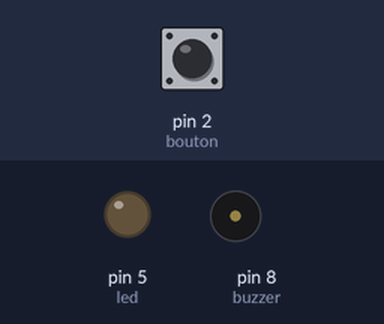
This sketch was run on a simulated Arduino Uno, built with avr-gcc and run on an emulated ATmega328P. On the bench: output pins drawn as LEDs (lit = HIGH), buzzer (waves = sounding). The test bench sets the inputs (shaded band); at power-on: pin 2 (bouton) HIGH.

Above: at 1.2 s.
1.3 s: pin 2 (bouton) pulled LOW for 0.15 s
At 1.37 s:
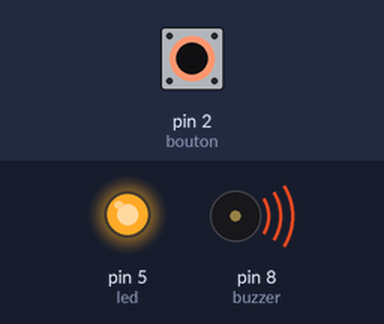
2.9 s: pin 2 (bouton) pulled LOW for 3.2 s
At 6.9 s:
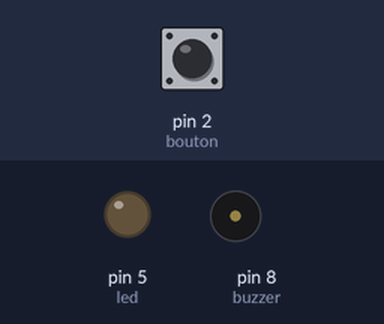
Timing chart, 0 to 8.4 s (numbered marks = the images above; inputs shaded):
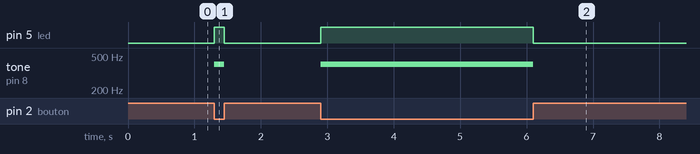

Measured:
- after the input at 1.3 s, pin 5 (led): LOW → HIGH at once, → LOW 0.15 s later; tone on pin 8 (buzzer): silent → 400 Hz at once, → silent 0.15 s later
- after the input at 2.9 s, pin 5 (led): LOW → HIGH at once, → LOW 3.2 s later; tone on pin 8 (buzzer): silent → 400 Hz at once, → silent 3.2 s later

The sketch:

bouton_buzzer.ino
```cpp
/*
  Ecole Supérieure Polytehnique de Dakar
  DUT2TR & DST2TR 2016-2017
  Applications électroniques dédiées aux réseaux et télécommunications
  TP1 – Montages électroniques à base d’Arduino
  # Application : Commander une LED et un buzzer à l’aide d’un bouton poussoir
*/

// Déclaration des variriables
const int led = 5;    // broche numérique ou sera branchéd la LED
const int buzzer = 8; // broche numérique ou sera branchée le buzzer
const int bouton = 2; // broche numérique ou sera branchée le bouton poussoir
int etatBouton;       // conserve l'état du bouton cad appuie ou relache

void setup()
{
    pinMode(led, OUTPUT);     // C'est le microcontrôleur qui fournit le courant à la LED
    pinMode(buzzer, OUTPUT);  // C'est le microcontrôleur qui fournit le courant au buzzer
    pinMode(bouton, INPUT);   // Le microcontrôleur recoit un courant (signal) issue du bouton
    digitalWrite(bouton, HIGH); // Activation pull-up interne
}

void loop()
{
    // Lecture état bouton, deux valeurs possibles : LOW ou HIGH
    etatBouton = digitalRead(bouton);
    if (etatBouton == LOW){ // Appuie du bouton
        // On allume la LED
        digitalWrite(led, HIGH);
        // On active le buzzer avec une fréquence de 400Hz
        tone(buzzer, 400);
    }else{ // Relache du bouton
        // On étteint la LED
        digitalWrite(led, LOW);
        // On désactive le buzzer
        noTone(buzzer);
    }
}
```
